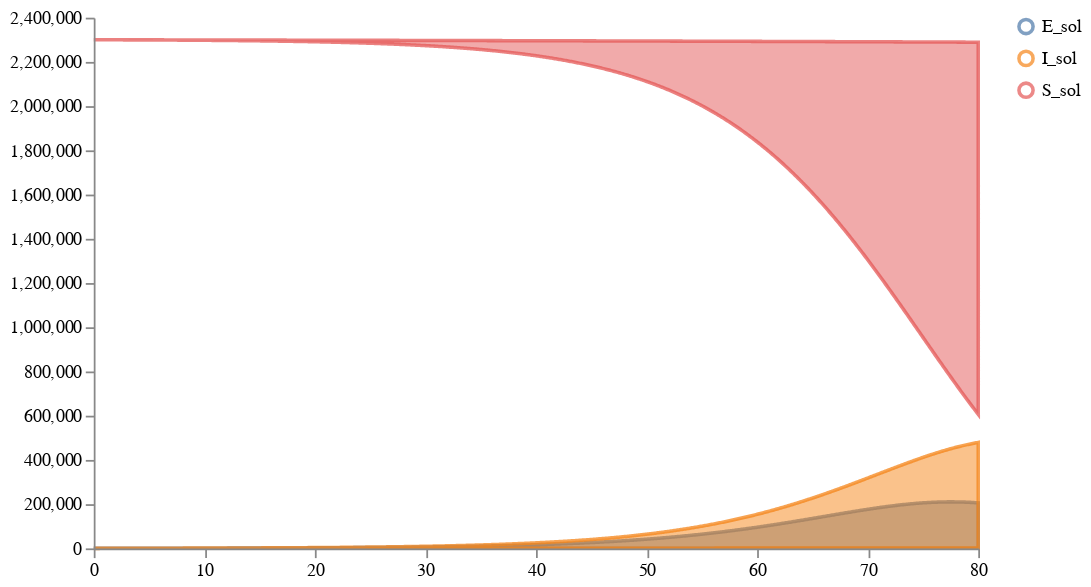

Notebook code cell kept with this figure:
### Markdown cell above
### Plot all other priors

### Code cell
schema = plots.trajectories(prior_samples["data"].drop(columns='V_sol'), subset=".*_sol",
                            #points=ww_data_train.reset_index(drop=True).rename(columns={"V":"V_data"})
                                        )
schema = plots.pad(schema, 5)
plots.ipy_display(schema)

### Figure 1 — Vega specification as saved in the notebook (floating-point values rounded to 4 significant figures; data arrays with more than 128 entries replaced by an {"elided": "..."} marker saying what was removed)
{"$schema": "https://vega.github.io/schema/vega/v5.json", "axes": [{"name": "x_axis", "orient": "bottom", "scale": "xscale", "zindex": 100}, {"name": "y_axis", "orient": "left", "scale": "yscale", "zindex": 100}], "data": [{"name": "distributions", "values": {"elided": "2403 records"}}, {"name": "traces", "transform": [{"expr": "isValid(datum.value)", "type": "filter"}], "values": []}, {"name": "points", "values": []}, {"name": "markers", "values": []}, {"name": "selected", "on": [{"remove": true, "trigger": "clear"}, {"remove": true, "trigger": "!shift"}, {"insert": "clicked", "trigger": "!shift && clicked"}, {"toggle": "clicked", "trigger": "shift && clicked"}]}], "height": 300, "legends": [{"encode": {"labels": {"interactive": true, "name": "legendLabel", "update": {"opacity": [{"test": "!length(data('selected')) || indata('selected', 'value', datum.value)", "value": 1}, {"value": 0.25}]}}, "symbols": {"interactive": true, "name": "legendSymbol", "update": {"fill": {"value": "transparent"}, "opacity": [{"test": "!length(data('selected')) || indata('selected', 'value', datum.value)", "value": 0.7}, {"value": 0.15}], "size": {"value": 64}, "strokeWidth": {"value": 2}}}}, "name": "color_legend", "stroke": "color"}], "marks": [{"from": {"facet": {"data": "points", "groupby": "trajectory", "name": "points_split"}}, "marks": [{"encode": {"hover": {"fillOpacity": {"value": 0.9}}, "update": {"fill": {"field": "trajectory", "scale": "color"}, "fillOpacity": [{"test": "!length(data('selected')) || indata('selected', 'value', datum.trajectory)", "value": 0.5}, {"value": 0.15}], "size": {"value": 10}, "stroke": {"field": "trajectory", "scale": "color"}, "strokeOpacity": [{"test": "!length(data('selected')) || indata('selected', 'value', datum.trajectory)", "value": 0.75}, {"value": 0.15}], "strokeWidth": {"value": 2}, "tooltip": {"field": "value"}, "x": {"field": "timepoint", "scale": "xscale"}, "y": {"field": "value", "scale": "yscale"}}}, "from": {"data": "points"}, "name": "_points_symbol", "type": "symbol", "zindex": 3}, {"encode": {"hover": {"fillOpacity": {"value": 0.9}}, "update": {"interpolate": {"value": "linear"}, "stroke": {"field": "trajectory", "scale": "color"}, "strokeOpacity": [{"test": "!length(data('selected')) || indata('selected', 'value', datum.trajectory)", "value": 0.3}, {"value": 0.1}], "strokeWidth": {"value": 2}, "x": {"field": "timepoint", "scale": "xscale"}, "y": {"field": "value", "scale": "yscale"}}}, "from": {"data": "points"}, "name": "_points_line", "type": "line", "zindex": 3}], "name": "_points", "type": "group", "zindex": 3}, {"from": {"facet": {"data": "traces", "groupby": "trajectory", "name": "traces_split"}}, "marks": [{"encode": {"hover": {"fillOpacity": {"value": 0.9}}, "update": {"interpolate": {"value": "linear"}, "stroke": {"field": "trajectory", "scale": "color"}, "strokeOpacity": [{"test": "!length(data('selected')) || indata('selected', 'value', datum.trajectory)", "value": 0.75}, {"value": 0.15}], "strokeWidth": {"value": 2}, "x": {"field": "timepoint", "scale": "xscale"}, "y": {"field": "value", "scale": "yscale"}}}, "from": {"data": "traces_split"}, "name": "_traces_lines", "type": "line"}], "name": "_traces", "type": "group", "zindex": 2}, {"from": {"facet": {"data": "distributions", "groupby": "trajectory", "name": "trajectory_split"}}, "marks": [{"encode": {"hover": {"fillOpacity": {"value": 0.9}}, "update": {"fill": {"field": "trajectory", "scale": "color"}, "fillOpacity": [{"test": "!length(data('selected')) || indata('selected', 'value', datum.trajectory)", "value": 0.5}, {"value": 0.15}], "interpolate": {"value": "linear"}, "stroke": {"field": "trajectory", "scale": "color"}, "strokeOpacity": [{"test": "!length(data('selected')) || indata('selected', 'value', datum.trajectory)", "value": 0.75}, {"value": 0.15}], "strokeWidth": {"value": 2}, "x": {"field": "timepoint", "scale": "xscale"}, "y": {"field": "upper", "scale": "yscale"}, "y2": {"field": "lower", "scale": "yscale"}}}, "from": {"data": "trajectory_split"}, "type": "area"}], "name": "_distributions", "type": "group", "zindex": 1}, {"marks": [{"encode": {"enter": {"stroke": {"value": "lightgray"}}, "update": {"opacity": {"value": 1}, "x": {"field": "timepoint", "scale": "xscale"}, "y": {"signal": "height"}, "y2": {"value": 0}}}, "from": {"data": "markers"}, "name": "_marker text", "type": "rule"}, {"encode": {"enter": {"fontSize": {"value": 8}, "text": {"field": "datum.label"}, "y": {"value": 0}}}, "from": {"data": "_marker text"}, "name": "_marker flags", "transform": [{"as": ["x", "_y", "opacity", "align", "baseline"], "lineAnchor": "start", "offset": [1], "size": {"signal": "[width, height]"}, "type": "label"}], "type": "text"}], "name": "_markers", "type": "group"}], "padding": 5, "scales": [{"domain": {"fields": [{"data": "distributions", "field": "timepoint"}, {"data": "traces", "field": "timepoint"}, {"data": "points", "field": "timepoint"}, {"data": "markers", "field": "timepoint"}]}, "name": "xscale", "range": "width", "type": "linear", "zero": false}, {"domain": {"fields": [{"data": "distributions", "field": "lower"}, {"data": "distributions", "field": "upper"}, {"data": "traces", "field": "value"}, {"data": "points", "field": "value"}]}, "name": "yscale", "nice": true, "range": "height", "type": "linear", "zero": true}, {"domain": {"fields": [{"data": "distributions", "field": "trajectory"}, {"data": "traces", "field": "trajectory"}, {"data": "points", "field": "trajectory"}]}, "name": "color", "range": "category", "type": "ordinal"}], "signals": [{"name": "clear", "on": [{"events": "mouseup[!event.item]", "force": true, "update": "true"}], "value": true}, {"name": "shift", "on": [{"events": "@legendSymbol:click, @legendLabel:click", "force": true, "update": "event.shiftKey"}], "value": false}, {"name": "clicked", "on": [{"events": "@legendSymbol:click, @legendLabel:click", "force": true, "update": "{value: datum.value}"}], "value": null}], "width": 500}
